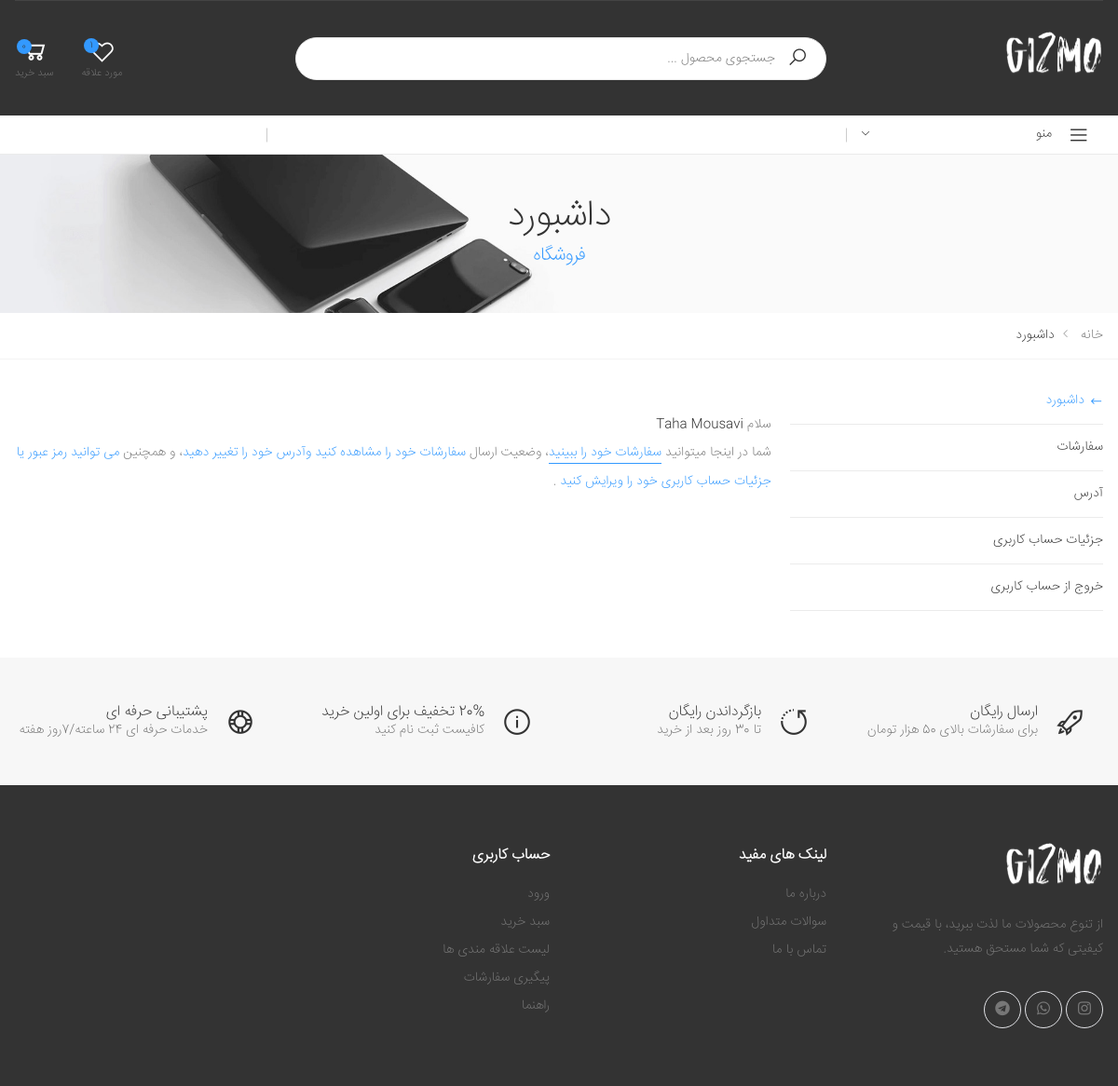
The app's page /dashboard/ (signed in), older data.
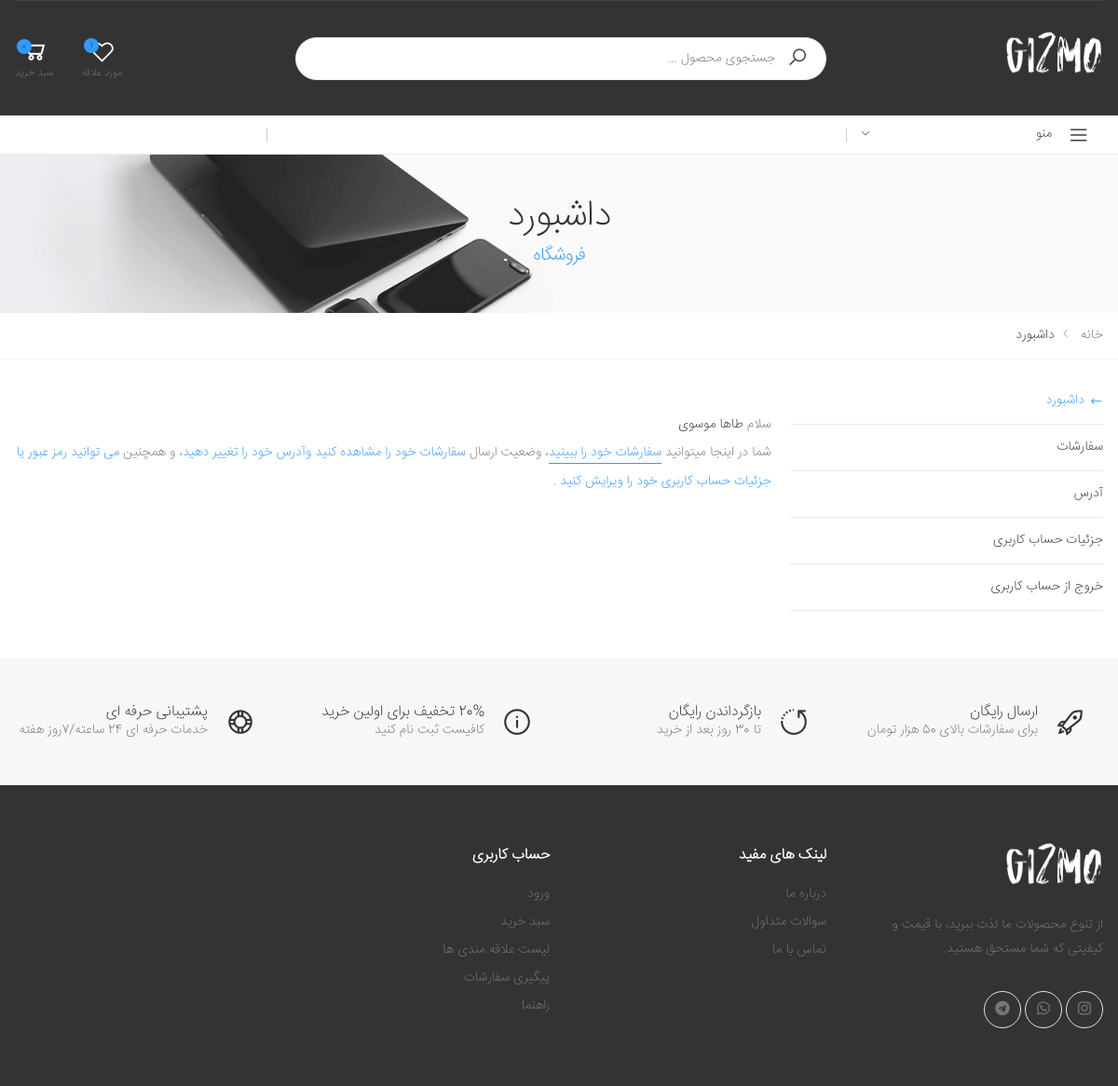
The same page, newer data.
### accounts/models.py (models this page shows, shortened)
class User(AbstractBaseUser):
    phoneNumber = models.CharField(unique=True, max_length=11)
    full_name = models.CharField(max_length=100, null=True, blank=True)
    is_admin = models.BooleanField(default=False)
    is_active = models.BooleanField(default=True)
    email = models.EmailField(unique=True)
    code = models.IntegerField(blank=True,null=True)
    wishlist = models.ManyToManyField(Product,blank=True)
    USERNAME_FIELD = 'phoneNumber'
    objects = MyUserManager()

### facades/views.py (the view)
# urls.py: path('dashboard/',dashboard,name="dashboard"),
@login_required
def dashboard(request):
    wishlistAmount = 0
    if(request.user.is_authenticated):
        wishlistAmount = request.user.wishlist.all().count()
    cart = Cart(request)
    profileForm = UserChangeForm(instance=request.user)
    return render(request,'facades/dashboard.html',{'wishlistAmount':wishlistAmount,'cart':cart,'profileForm':profileForm})

### accounts/forms.py
class UserChangeForm(forms.ModelForm):
    phoneNumber = forms.CharField(label="شماره تلفن", max_length=40, widget=forms.TextInput(attrs={'class': 'form-control','readonly': True}))
    full_name = forms.CharField(label="نام شما", max_length=40, widget=forms.TextInput(attrs={'class': 'form-control', 'placeholder': 'علی صالحی'}))
    email = forms.EmailField(label="ایمیل", widget=forms.TextInput(attrs={'class': 'form-control', 'placeholder': 'AliSalehi@gmail.com','readonly': True}))
    class Meta:
        model = User
        fields = ('phoneNumber', 'full_name', 'email')

### cart/cart.py (called while the page is built)
    def get_count(self):
        return sum(1 for item in self.cart.values())

### facades/jalali.py (called while the page is built)
    def persian_tuple(self):
        return self.persian_year, self.persian_month, self.persian_day

### facades/utils.py (called while the page is built)
def persion_converter_number(en_number):
    numbers = {
        "1" : "۱",
        "2" : "۲",
        "3" : "۳",
        "4" : "۴",
        "5" : "۵",
        "6" : "۶",
        "7" : "۷",
        "8" : "۸",
        "9" : "۹",
        "0" : "۰",
    }
    for k , v in numbers.items():
        en_number = en_number.replace(k,v)
    return en_number

### orders/models.py (called while the page is built)
    def shamsi_date(self):
        return jalali_converter(self.created)

### facades/templates/facades/dashboard.html
{% extends 'facades/base.html' %}
{% load static %}
{% block css %}
{% include 'facades/parts/css.html' %}
{% endblock %}
{% block main %}
        <main class="main">
                {% include 'facades/dashboardPart/banner.html' %}
                {% include 'facades/dashboardPart/content.html' %}
        </main>
{% endblock %}

### facades/templates/facades/dashboardPart/mainPane.html
{% load static %}
<div class="tab-pane fade show active" id="tab-dashboard" role="tabpanel"
                            aria-labelledby="tab-dashboard-link">
                            <p>سلام <span class="font-weight-normal text-dark">{{request.user.full_name}}</span>
                                <br>
                                شما در اینجا میتوانید <a href="#tab-orders"
                                    class="tab-trigger-link link-underline">سفارشات خود را ببینید</a>، وضعیت
                                ارسال <a href="#tab-address" class="tab-trigger-link">سفارشات خود را مشاهده
                                    کنید وآدرس خود را تغییر دهید</a>، و همچنین <a href="#tab-account"
                                    class="tab-trigger-link">می توانید رمز عبور یا جزئیات حساب کاربری خود را
                                    ویرایش کنید </a>.</p>
                        </div>

Row changes from the older to the newer data that the page shows:
changed User: user.full_name "Taha Mousavi" → "طاها موسوی"
